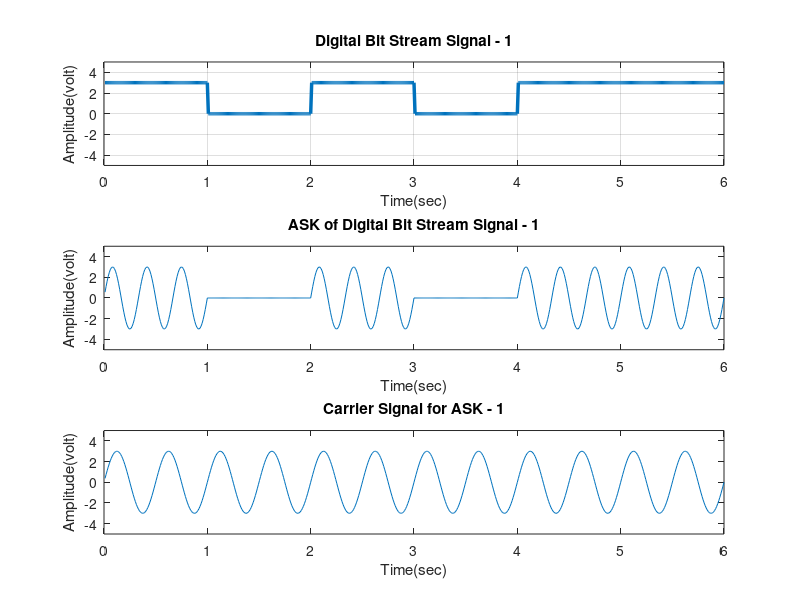
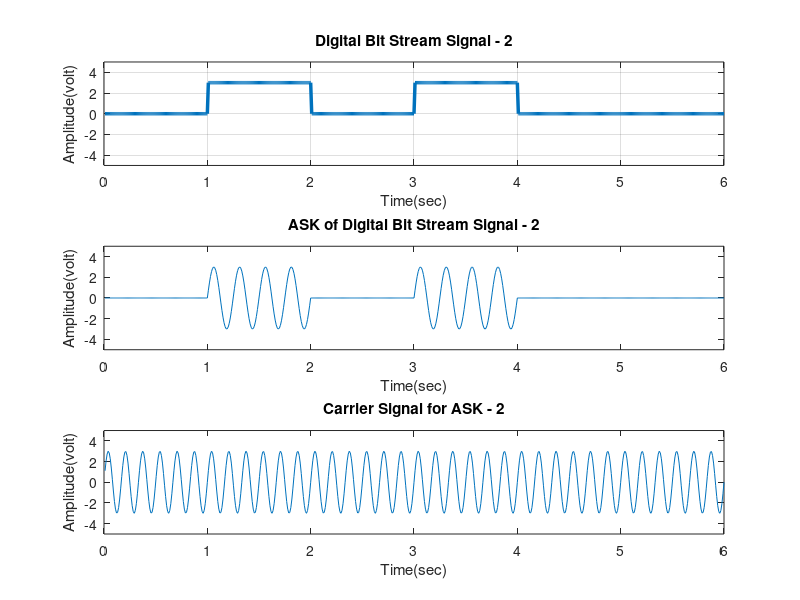
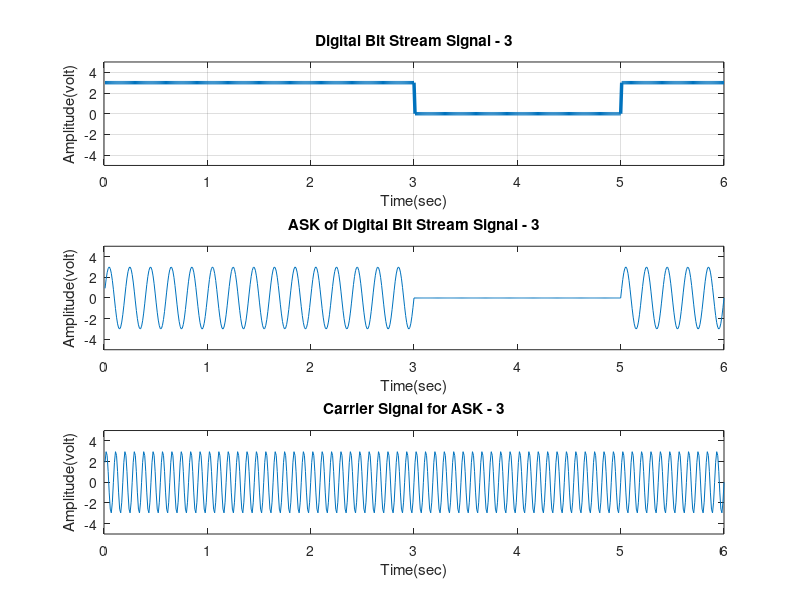
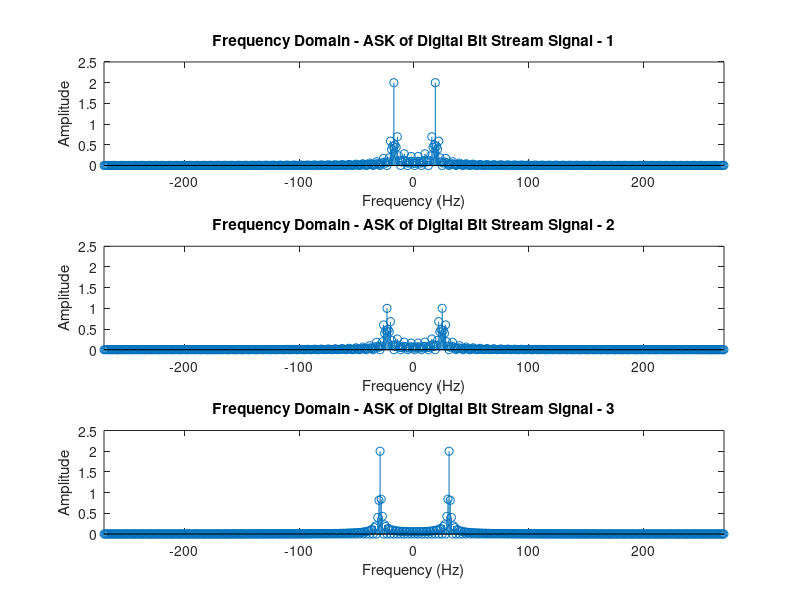

Here is the MATLAB script that generated these plots, in order:
% Group - 8 OEL
% MD. TAHSIN HASIB - 22-46026-1
% MD. SHOHANUR RAHMAN SHOHAN - 22-46013-1
% KHUSHBU ALAM RAHI - 22-46947-1
% MD. ASHIKUZZAMAN ABIR - 22-47006-1
% A.F.M. RAFIUL HASSAN - 22-47048-1


clc
clear all
close all

% digital bit stream
x1 = [1 0 1 0 1 1];
x2 = [0 1 0 1 0 0];
x3 = [1 1 1 0 0 1];

bit1 = []; 
bp1 = 1; 
for n=1:1:length(x1)
    if x1(n) == 1;
        se = 3*ones(1,100);
    else
        x1(n) == 0;
        se = zeros(1,100);
    end
    bit1 = [bit1 se];
end

tb1 = bp1/100:bp1/100:100*length(x1)*(bp1/100);

figure
subplot(3,1,1);
plot(tb1, bit1,'lineWidth',2.5);
grid on;
axis([-0 6 -5 5]);
ylabel('Amplitude(volt)');
xlabel('Time(sec)');
title('Digital Bit Stream Signal - 1');


Am1 = 3;
A = 0;
brm1 = 1/bp1; 
fm1 = brm1*3; 
tm1 = bp1/99:bp1/99:bp1; 
ask1 = [];
for i=1:1:length(x1)
    if (x1(i)==1)
        y = Am1*sin(2*pi*fm1*tm1);
    else
        y = A*sin(2*pi*fm1*tm1);
    end
    ask1 = [ask1 y];
end
% plotting ask1
tmp1 = bp1/99:bp1/99:bp1*length(x1);
subplot(3,1,2);
plot(tmp1, ask1);
axis([-0 6 -5 5]);
xlabel('Time(sec)');
ylabel('Amplitude(volt)');
title('ASK of Digital Bit Stream Signal - 1');



Ac1 = 3;
brc1 = 1/bp1; 
fc1 = brc1*101;
tc1 = bp1/99:bp1/99:bp1; 
c1=[];
for i=1:1:length(x1)
    if (x1(i)==1)
        y = Ac1*sin(2*pi*fc1*tc1);
    else
        y = Ac1*sin(2*pi*fc1*tc1);
    end
    c1 = [c1 y];
end

tcp1 = bp1/99:bp1/99:bp1*length(x1);
subplot(3,1,3);
plot(tcp1, c1);
axis([-0 6 -5 5]);
xlabel('Time(sec)');
ylabel('Amplitude(volt)');
title('Carrier Signal for ASK - 1');













bit2 = []; 
bp2 = 1; 
for n=1:1:length(x2)
    if x2(n) == 1;
        se = 3*ones(1,100);
    else
        x2(n) == 0;
        se = zeros(1,100);
    end
    bit2 = [bit2 se];
end

tb2 = bp2/100:bp2/100:100*length(x2)*(bp2/100);

figure
subplot(3,1,1);
plot(tb2, bit2,'lineWidth',2.5);
grid on;
axis([-0 6 -5 5]);;
xlabel('Time(sec)');
ylabel('Amplitude(volt)');
title('Digital Bit Stream Signal - 2');

Am2 = 3;
A = 0;
brm2 = 1/bp2; 
fm2 = brm2*4; 
tm2 = bp2/99:bp2/99:bp2; 
ask2 = [];
for i=1:1:length(x2)
    if (x2(i)==1)
        y = Am2*sin(2*pi*fm2*tm2);
    else
        y = A*sin(2*pi*fm2*tm2);
    end
    ask2 = [ask2 y];
end
% plotting ask2
tmp2 = bp2/99:bp2/99:bp2*length(x2);
subplot(3,1,2);
plot(tmp2, ask2);
axis([-0 6 -5 5]);
xlabel('Time(sec)');
ylabel('Amplitude(volt)');
title('ASK of Digital Bit Stream Signal - 2');

% carrier for ask2
Ac2 = 3; 
brc2 = 1/bp2; 
fc2 = brc2*105;
tc2 = bp2/99:bp2/99:bp2; 
c2 = [];
for i=1:1:length(x2)
    if (x2(i)==1)
        y = Ac2*sin(2*pi*fc2*tc2);
    else
        y = Ac2*sin(2*pi*fc2*tc2);
    end
    c2 = [c2 y];
end
% plotting carrier for ask - 2
tcp2 = bp2/99:bp2/99:bp2*length(x2);
subplot(3,1,3);
plot(tcp2, c2);
axis([-0 6 -5 5]);
xlabel('Time(sec)');
ylabel('Amplitude(volt)');
title('Carrier Signal for ASK - 2');















% third Signal
bit3 = []; 
bp3 = 1; 
for n=1:1:length(x3)
    if x3(n) == 1;
        se = 3*ones(1,100);
    else
        x3(n) == 0;
        se = zeros(1,100);
    end
    bit3 = [bit3 se];
end

tb3 = bp3/100:bp3/100:100*length(x1)*(bp3/100);

figure
subplot(3,1,1);
plot(tb3, bit3,'lineWidth',2.5);
grid on;
axis([-0 6 -5 5]);
xlabel('Time(sec)');
ylabel('Amplitude(volt)');
title('Digital Bit Stream Signal - 3');


Am3 = 3; 
A = 0;
brm3 = 1/bp3; 
fm3 = brm3*5;
tm3 = bp3/99:bp3/99:bp3; 
ask3 = [];
for i=1:1:length(x3)
    if (x3(i)==1)
        y = Am3*sin(2*pi*fm3*tm3);
    else
        y = A*sin(2*pi*fm3*tm3);
    end
    ask3 = [ask3 y];
end
% plotting ask - 3
tmp3 = bp3/99:bp3/99:bp3*length(x3);
subplot(3,1,2);
plot(tmp3, ask3);
axis([-0 6 -5 5]);
xlabel('Time(sec)');
ylabel('Amplitude(volt)');
title('ASK of Digital Bit Stream Signal - 3');


Ac3 = 3; 
brc3 = 1/bp3; 
fc3 = brc3*110;
tc3 = bp3/99:bp3/99:bp3; 
c3 = [];
for i=1:1:length(x3)
    if (x3(i)==1)
        y = Ac3*sin(2*pi*fc3*tc3);
    else
        y = Ac3*sin(2*pi*fc3*tc3);
    end
    c3 = [c3 y];
end
% plotting carrier for ask - 3
tcp3 = bp3/99:bp3/99:bp3*length(x3);
subplot(3,1,3);
plot(tcp3, c3);
axis([-0 6 -5 5]);
xlabel('Time(sec)');
ylabel('Amplitude(volt)');
title('Carrier Signal for ASK - 3');









% Fourier Transform of ask1
figure
fs = 594;
M_ask1 = abs(fftshift(fft(ask1)))/(fs/2); 
f_bit1 = fs/2*linspace(-1,1,fs);
subplot(3,1,1)
stem(f_bit1, M_ask1)
axis([-270 270 0 2.5])
xlabel('Frequency (Hz)')
ylabel('Amplitude')
title('Frequency Domain - ASK of Digital Bit Stream Signal - 1')
% Fourier Transform of ask2
M_ask2 = abs(fftshift(fft(ask2)))/(fs/2); 
f_bit2 = fs/2*linspace(-1,1,fs);
subplot(3,1,2)
stem(f_bit2, M_ask2)
axis([-270 270 0 2.5])
xlabel('Frequency (Hz)')
ylabel('Amplitude')
title('Frequency Domain - ASK of Digital Bit Stream Signal - 2')
% Fourier Transform of ask3
M_ask3 = abs(fftshift(fft(ask3)))/(fs/2); 
f_bit3 = fs/2*linspace(-1,1,fs);
subplot(3,1,3)
stem(f_bit3, M_ask3)
axis([-270 270 0 2.5])
xlabel('Frequency (Hz)')
ylabel('Amplitude')
title('Frequency Domain - ASK of Digital Bit Stream Signal - 3')












% plotting composite signal of ask1, ask2, ask3
tcomp = bp3/99:bp3/99:bp3*length(x3);
comp_sig = (ask1).*c1+(ask2).*c2+(ask3).*c3;

figure
subplot(2,1,1)
plot(tcomp, comp_sig);
axis([0 6 -20 20]);
xlabel('Time(sec)');
ylabel('Amplitude(volt)');
title('Composite Signal: ASK1 + ASK2 + ASK3');
% Fourier Transform of composite signal
M_comp = abs(fftshift(fft(comp_sig)))/(fs/2); 
f_bitcomp = fs/2*linspace(-1,1,fs);
subplot(2,1,2)
stem(f_bitcomp, M_comp)
axis([-270 270 0 3.5])
xlabel('Frequency (Hz)')
ylabel('Amplitude')
title('Frequency Domain - Composite Signal (ASK1 + ASK2 + ASK3)')






% demultiplexing the original analog ask1, ask2, ask3 signals
fs = 300; %Sampling Frequency
trec = bp3/99:bp3/99:bp3*length(x3); %Generating Time axis

% Passing the Composite Signal Through Bandpass Filter
% Normalize cutoff frequencies
fc1_norm = (fc1 - fm1 - 6) / (fs/2);
fh1_norm = (fc1 + fm1 + 6) / (fs/2);
[num1, den1] = butter(5, [fc1_norm fh1_norm]); % Design filter for signal 1

fc2_norm = (fc2 - fm2 - 6) / (fs/2);
fh2_norm = (fc2 + fm2 + 6) / (fs/2);
[num2, den2] = butter(5, [fc2_norm fh2_norm]); % Design filter for signal 2

fc3_norm = (fc3 - fm3 - 6) / (fs/2);
fh3_norm = (fc3 + fm3 + 6) / (fs/2);
[num3, den3] = butter(5, [fc3_norm fh3_norm]); % Design filter for signal 3

% Filter the composite signal (assuming comp_sig is defined)
bpf1 = filter(num1, den1, comp_sig);
bpf2 = filter(num2, den2, comp_sig);
bpf3 = filter(num3, den3, comp_sig);

% Demodulation (assuming Am1, Am2, Am3 are defined)
z1 = 2*bpf1 .* c1;
z2 = 2*bpf2 .* c2;
z3 = 2*bpf3 .* c3;

% Normalize cutoff frequencies for demodulation filters
fm1_norm = (fm1 + 6) / (fs/2);
[num5, den5] = butter(5, fm1_norm);
Rec1 = filter(num5, den5, z1);

fm2_norm = (fm2 + 6) / (fs/2);
[num6, den6] = butter(5, fm2_norm);
Rec2 = filter(num6, den6, z2);

fm3_norm = (fm3 + 6) / (fs/2);
[num7, den7] = butter(5, fm3_norm);
Rec3 = filter(num7, den7, z3);

% Plotting the Received Signals in Time-Domain and Frequency Domain
figure
subplot(3,1,1)
plot(trec, Rec1)
xlabel('time')
ylabel('amplitude')
title('received signal 1 in time domain')
subplot(3,1,2)
plot(trec,Rec2)
xlabel('time')
ylabel('amplitude')
title('received signal 2 in time domain')
subplot(3,1,3)
plot(trec,Rec3)
xlabel('time')
ylabel('amplitude')
title('received signal 3 in time domain')





% Fourier Transform of rec1
figure
fs = 594;
M_rec1 = abs(fftshift(fft(Rec1)))/(fs/2); 
f_rec1 = fs/2*linspace(-1,1,fs);
subplot(3,1,1)
stem(f_bit1, M_rec1)

xlabel('Frequency (Hz)')
ylabel('Amplitude')
title('Frequency Domain - Received ASK of Digital Bit Stream Signal - 1')
% Fourier Transform of rec2
M_rec2 = abs(fftshift(fft(Rec2)))/(fs/2); 
f_rec2 = fs/2*linspace(-1,1,fs);
subplot(3,1,2)
stem(f_rec2, M_rec2)

xlabel('Frequency (Hz)')
ylabel('Amplitude')
title('Frequency Domain - Received ASK of Digital Bit Stream Signal - 2')
% Fourier Transform of ask3
M_rec3 = abs(fftshift(fft(Rec3)))/(fs/2); 
f_rec3 = fs/2*linspace(-1,1,fs);
subplot(3,1,3)
stem(f_rec3, M_rec3)

xlabel('Frequency (Hz)')
ylabel('Amplitude')
title('Frequency Domain - Received ASK of Digital Bit Stream Signal - 3')